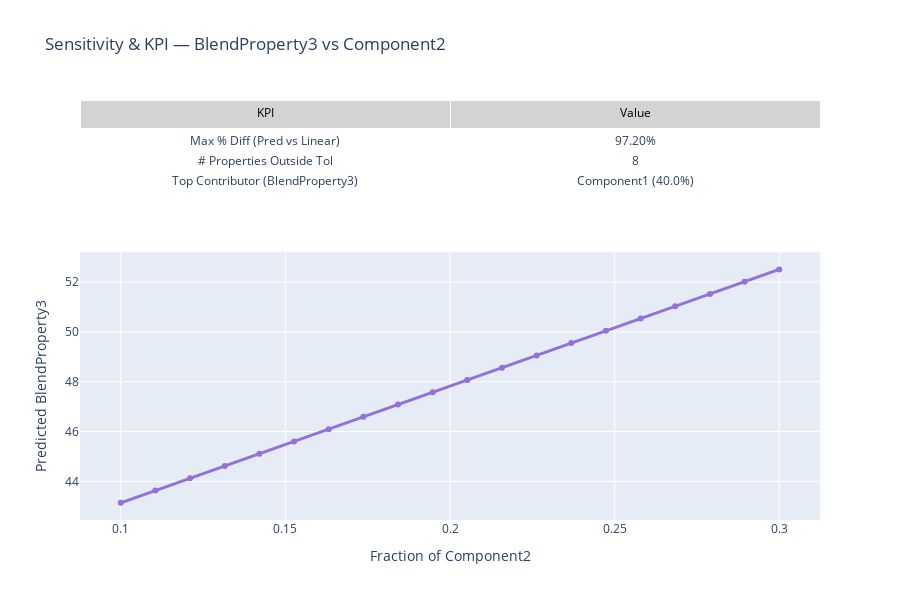

Notebook code cell kept with this figure:
### Code cell
import numpy as np
import pandas as pd
import plotly.graph_objects as go
from plotly.subplots import make_subplots

# ----------------------------
# Mock data (replace with your actual data)
# ----------------------------
np.random.seed(42)
properties = [f"BlendProperty{i+1}" for i in range(10)]
components = [f"Component{i+1}" for i in range(5)]

# Fractions (sum to 1)
fractions = np.array([0.25, 0.20, 0.15, 0.30, 0.10])

# Component property matrix (rows=components, cols=properties)
component_props = np.random.uniform(10, 100, size=(5, 10))

# Mock predicted values (replace with model output)
predicted_values = np.random.uniform(20, 90, size=10)

# Linear mix expected values
linear_mix = fractions @ component_props

# ----------------------------
# Mock prediction function (replace with your real model)
# ----------------------------
def mock_model_predict(fractions, component_props):
    """Pretend model with small nonlinear correction."""
    # linear mix
    linear = fractions @ component_props  # shape (10,)
    
    # Create a correction term that depends on fractions & properties
    # Fractions (5,) * weights (5,10) → shape (5,10) → sum over components
    weights = np.linspace(0.5, 1.5, component_props.shape[1])  # property-specific scaling
    correction_matrix = np.sin(fractions[:, None] * weights) * 0.5
    correction = correction_matrix.sum(axis=0)  # shape (10,)
    
    return linear + correction


# ----------------------------
# Suggestion 7 — Sensitivity chart for a single property
# ----------------------------
selected_property = "BlendProperty3"
selected_index = properties.index(selected_property)
selected_component = "Component2"
comp_index = components.index(selected_component)

variation_range = np.linspace(
    max(0, fractions[comp_index] - 0.1),  # lower bound
    min(1, fractions[comp_index] + 0.1),  # upper bound
    20
)

predictions = []
for frac_var in variation_range:
    new_fractions = fractions.copy()
    delta = frac_var - fractions[comp_index]
    # Distribute change among other components proportionally
    others = [i for i in range(len(fractions)) if i != comp_index]
    total_other = fractions[others].sum()
    for i in others:
        new_fractions[i] -= (fractions[i] / total_other) * delta
    new_fractions[comp_index] = frac_var
    pred = mock_model_predict(new_fractions, component_props)
    predictions.append(pred[selected_index])

# ----------------------------
# Suggestion 8 — KPI strip values
# ----------------------------
pct_diff_all = 100 * (predicted_values - linear_mix) / linear_mix
max_pct_diff = np.max(np.abs(pct_diff_all))

# Assume tolerance band = ±5 units (example)
tolerance = 5
num_outside_tol = np.sum(np.abs(predicted_values - linear_mix) > tolerance)

# Top contributing component for selected property
contributions = fractions * component_props[:, selected_index]
top_contributor = components[np.argmax(contributions)]
top_contrib_pct = 100 * contributions.max() / contributions.sum()

# Dummy model confidence (simulated)
model_confidence = 92.5  # % confidence

# ----------------------------
# Create combined figure
# ----------------------------
fig = make_subplots(
    rows=2, cols=1,
    row_heights=[0.25, 0.75],
    vertical_spacing=0.15,
    specs=[[{"type": "table"}],
           [{"type": "scatter"}]]
)

# KPI table
kpi_table = go.Table(
    header=dict(
        values=["KPI", "Value"],
        fill_color="lightgrey",
        font=dict(size=12, color="black")
    ),
    cells=dict(
        values=[
            [
                "Max % Diff (Pred vs Linear)",
                "# Properties Outside Tol",
                f"Top Contributor ({selected_property})",
                "Model Confidence (%)"
            ],
            [
                f"{max_pct_diff:.2f}%",
                str(num_outside_tol),
                f"{top_contributor} ({top_contrib_pct:.1f}%)",
                f"{model_confidence:.1f}%"
            ]
        ],
        fill_color="white",
        font=dict(size=12)
    )
)

fig.add_trace(kpi_table, row=1, col=1)

# Sensitivity line chart
fig.add_trace(
    go.Scatter(
        x=variation_range,
        y=predictions,
        mode="lines+markers",
        name=f"Sensitivity of {selected_property} to {selected_component}",
        line=dict(color="mediumpurple", width=3)
    ),
    row=2, col=1
)

fig.update_xaxes(title_text=f"Fraction of {selected_component}", row=2, col=1)
fig.update_yaxes(title_text=f"Predicted {selected_property}", row=2, col=1)

fig.update_layout(
    height=600,
    title=f"Sensitivity & KPI — {selected_property} vs {selected_component}",
    showlegend=False
)

fig.show()

### Figure 1 — Plotly figure (JSON) as saved in the notebook; plotly's stock layout.template omitted (floating-point values rounded to 4 significant figures)
{"data": [{"cells": {"fill": {"color": "white"}, "font": {"size": 12}, "values": [["Max % Diff (Pred vs Linear)", "# Properties Outside Tol", "Top Contributor (BlendProperty3)", "Model Confidence (%)"], ["97.20%", "8", "Component1 (40.0%)", "92.5%"]]}, "domain": {"x": [0, 1], "y": [0.7875, 1]}, "header": {"fill": {"color": "lightgrey"}, "font": {"color": "black", "size": 12}, "values": ["KPI", "Value"]}, "type": "table"}, {"line": {"color": "mediumpurple", "width": 3}, "mode": "lines+markers", "name": "Sensitivity of BlendProperty3 to Component2", "type": "scatter", "x": [0.1, 0.1105, 0.1211, 0.1316, 0.1421, 0.1526, 0.1632, 0.1737, 0.1842, 0.1947, 0.2053, 0.2158, 0.2263, 0.2368, 0.2474, 0.2579, 0.2684, 0.2789, 0.2895, 0.3], "xaxis": "x", "y": [43.14, 43.63, 44.13, 44.62, 45.11, 45.61, 46.1, 46.59, 47.08, 47.58, 48.07, 48.56, 49.06, 49.55, 50.04, 50.53, 51.03, 51.52, 52.01, 52.5], "yaxis": "y"}], "layout": {"height": 600, "showlegend": false, "title": {"text": "Sensitivity & KPI — BlendProperty3 vs Component2"}, "xaxis": {"anchor": "y", "domain": [0, 1], "title": {"text": "Fraction of Component2"}}, "yaxis": {"anchor": "x", "domain": [0, 0.6375], "title": {"text": "Predicted BlendProperty3"}}}}
